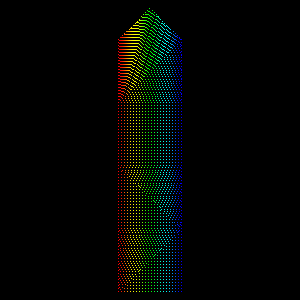

Reproduce this figure in Python.
#!/usr/bin/env python

# Demonstrate vtkPolyDataPointSampler by creating synthetic polydata with
# triangles, a quad, a general polygon, and a triangle strip, then sampling
# points with interpolated point data.

# Factory overrides
import vtkmodules.vtkInteractionStyle  # noqa: F401
import vtkmodules.vtkRenderingFreeType  # noqa: F401
import vtkmodules.vtkRenderingOpenGL2  # noqa: F401

from vtkmodules.vtkCommonCore import vtkFloatArray, vtkPoints
from vtkmodules.vtkCommonDataModel import vtkCellArray, vtkPolyData
from vtkmodules.vtkFiltersModeling import vtkPolyDataPointSampler
from vtkmodules.vtkRenderingCore import (
    vtkActor,
    vtkPolyDataMapper,
    vtkRenderWindow,
    vtkRenderWindowInteractor,
    vtkRenderer,
)

# Create synthetic polydata
points = vtkPoints()
points.SetNumberOfPoints(11)
points.SetPoint(0, 0.0, 0.0, 0.0)
points.SetPoint(1, 1.0, 0.0, 0.0)
points.SetPoint(2, 0.0, 1.0, 0.0)
points.SetPoint(3, 1.0, 1.0, 0.0)
points.SetPoint(4, 0.0, 2.0, 0.0)
points.SetPoint(5, 1.0, 2.0, 0.0)
points.SetPoint(6, 0.0, 3.0, 0.0)
points.SetPoint(7, 1.0, 3.0, 0.0)
points.SetPoint(8, 0.5, 3.5, 0.0)
points.SetPoint(9, 0.0, -1, 0.0)
points.SetPoint(10, 1.0, -1, 0.0)

# Polygon cells (two triangles, a quad, a pentagon)
cells = vtkCellArray()
cells.InsertNextCell(3)
cells.InsertCellPoint(0)
cells.InsertCellPoint(1)
cells.InsertCellPoint(2)
cells.InsertNextCell(3)
cells.InsertCellPoint(2)
cells.InsertCellPoint(1)
cells.InsertCellPoint(3)
cells.InsertNextCell(4)
cells.InsertCellPoint(2)
cells.InsertCellPoint(3)
cells.InsertCellPoint(5)
cells.InsertCellPoint(4)
cells.InsertNextCell(5)
cells.InsertCellPoint(4)
cells.InsertCellPoint(5)
cells.InsertCellPoint(7)
cells.InsertCellPoint(8)
cells.InsertCellPoint(6)

# Triangle strip
strip = vtkCellArray()
strip.InsertNextCell(4)
strip.InsertCellPoint(10)
strip.InsertCellPoint(1)
strip.InsertCellPoint(9)
strip.InsertCellPoint(0)

# Point scalars
scalars = vtkFloatArray()
scalars.SetNumberOfTuples(11)
for i, v in enumerate([0.0, 1.0, 0.0, 1.0, 0.0, 1.0, 0.0, 1.0, 0.5, 0.0, 1.0]):
    scalars.SetTuple1(i, v)

# Assemble polydata
poly_data = vtkPolyData()
poly_data.SetPoints(points)
poly_data.SetPolys(cells)
poly_data.SetStrips(strip)
poly_data.GetPointData().SetScalars(scalars)

# Point sampler
sampler = vtkPolyDataPointSampler()
sampler.SetInputData(poly_data)
sampler.SetDistance(0.05)
sampler.InterpolatePointDataOn()

# Mapper and actor
mapper = vtkPolyDataMapper()
mapper.SetInputConnection(sampler.GetOutputPort())

actor = vtkActor()
actor.SetMapper(mapper)

# Renderer
renderer = vtkRenderer()
renderer.AddActor(actor)
renderer.SetBackground(0, 0, 0)

# Window
render_window = vtkRenderWindow()
render_window.SetMultiSamples(0)
render_window.AddRenderer(renderer)
render_window.SetSize(300, 300)
render_window.SetWindowName("point sampler")

# Scene
renderer.ResetCamera()

# Interactor
interactor = vtkRenderWindowInteractor()
interactor.SetRenderWindow(render_window)

interactor.Initialize()
interactor.Start()
